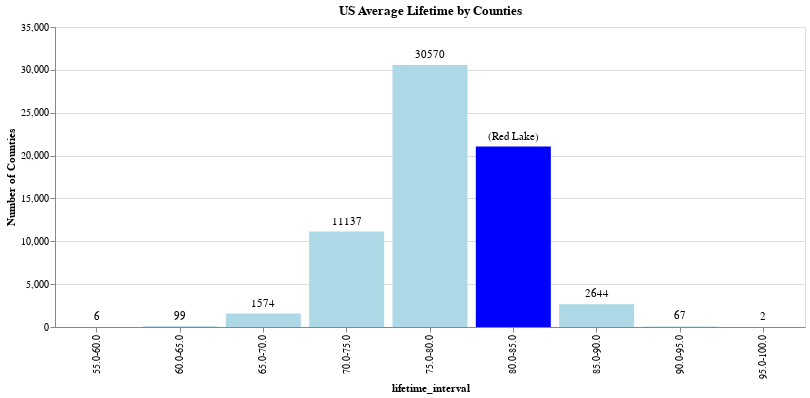

Notebook cell for this chart:
### Code cell
def get_litetime_chart(df):
    chart = alt.Chart(df, width=750).mark_bar().encode(
        x=alt.X("lifetime_interval:O"),
        y=alt.Y("State:Q", title="Number of Counties"),
        color=alt.condition(alt.datum.lifetime_interval=="80.0-85.0", alt.value("blue"), alt.value("lightblue"))
    )
    text = alt.Chart(df).mark_text(
        align="center", dy=-10
    ).encode(
        x=alt.X("lifetime_interval:O"),
        y=alt.Y("State:Q"),
        text=alt.Text("count:N")
    )
    return (chart + text).properties(title={
        "text": ["US Average Lifetime by Counties"]
    })

get_litetime_chart(df_group)

### Figure 1 — Vega-Lite specification as saved in the notebook (floating-point values rounded to 4 significant figures)
{"config": {"view": {"continuousWidth": 400, "continuousHeight": 300}}, "layer": [{"mark": "bar", "encoding": {"color": {"condition": {"value": "blue", "test": "(datum.lifetime_interval === '80.0-85.0')"}, "value": "lightblue"}, "x": {"type": "ordinal", "field": "lifetime_interval"}, "y": {"type": "quantitative", "field": "State", "title": "Number of Counties"}}, "width": 750}, {"mark": {"type": "text", "align": "center", "dy": -10}, "encoding": {"text": {"type": "nominal", "field": "count"}, "x": {"type": "ordinal", "field": "lifetime_interval"}, "y": {"type": "quantitative", "field": "State"}}}], "data": {"name": "data-c8822c4e3426c5679b872196992b82ee"}, "title": {"text": ["US Average Lifetime by Counties"]}, "$schema": "https://vega.github.io/schema/vega-lite/v4.8.1.json", "datasets": {"data-c8822c4e3426c5679b872196992b82ee": [{"lifetime_interval": "55.0-60.0", "State": 6, "County": 6, "Census Tract Number": 6, "Life Expectancy": 6, "Life Expectancy Range": 6, "Life Expectancy Standard Error": 6, "count": "6"}, {"lifetime_interval": "60.0-65.0", "State": 99, "County": 99, "Census Tract Number": 99, "Life Expectancy": 99, "Life Expectancy Range": 99, "Life Expectancy Standard Error": 99, "count": "99"}, {"lifetime_interval": "65.0-70.0", "State": 1574, "County": 1574, "Census Tract Number": 1574, "Life Expectancy": 1574, "Life Expectancy Range": 1574, "Life Expectancy Standard Error": 1574, "count": "1574"}, {"lifetime_interval": "70.0-75.0", "State": 11137, "County": 11137, "Census Tract Number": 11137, "Life Expectancy": 11137, "Life Expectancy Range": 11137, "Life Expectancy Standard Error": 11137, "count": "11137"}, {"lifetime_interval": "75.0-80.0", "State": 30570, "County": 30570, "Census Tract Number": 30570, "Life Expectancy": 30570, "Life Expectancy Range": 30570, "Life Expectancy Standard Error": 30570, "count": "30570"}, {"lifetime_interval": "80.0-85.0", "State": 21049, "County": 21049, "Census Tract Number": 21049, "Life Expectancy": 21049, "Life Expectancy Range": 21049, "Life Expectancy Standard Error": 21049, "count": "(Red Lake)"}, {"lifetime_interval": "85.0-90.0", "State": 2644, "County": 2644, "Census Tract Number": 2644, "Life Expectancy": 2644, "Life Expectancy Range": 2644, "Life Expectancy Standard Error": 2644, "count": "2644"}, {"lifetime_interval": "90.0-95.0", "State": 67, "County": 67, "Census Tract Number": 67, "Life Expectancy": 67, "Life Expectancy Range": 67, "Life Expectancy Standard Error": 67, "count": "67"}, {"lifetime_interval": "95.0-100.0", "State": 2, "County": 2, "Census Tract Number": 2, "Life Expectancy": 2, "Life Expectancy Range": 2, "Life Expectancy Standard Error": 2, "count": "2"}]}}
